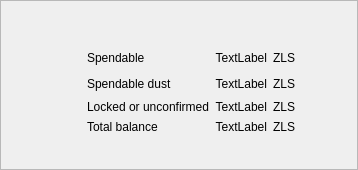
<?xml version="1.0" encoding="UTF-8"?>
<ui version="4.0">
 <class>BalanceFrame</class>
 <widget class="QFrame" name="BalanceFrame">
  <property name="geometry">
   <rect>
    <x>0</x>
    <y>0</y>
    <width>358</width>
    <height>170</height>
   </rect>
  </property>
  <property name="sizePolicy">
   <sizepolicy hsizetype="Expanding" vsizetype="Expanding">
    <horstretch>0</horstretch>
    <verstretch>0</verstretch>
   </sizepolicy>
  </property>
  <property name="windowTitle">
   <string>Frame</string>
  </property>
  <property name="frameShape">
   <enum>QFrame::StyledPanel</enum>
  </property>
  <property name="frameShadow">
   <enum>QFrame::Raised</enum>
  </property>
  <layout class="QGridLayout" name="gridLayout">
   <item row="6" column="5">
    <widget class="QLabel" name="m_overviewLockedOrUnconfirmedBalanceLabel">
     <property name="sizePolicy">
      <sizepolicy hsizetype="Minimum" vsizetype="Preferred">
       <horstretch>0</horstretch>
       <verstretch>0</verstretch>
      </sizepolicy>
     </property>
     <property name="cursor">
      <cursorShape>PointingHandCursor</cursorShape>
     </property>
     <property name="toolTip">
      <string>Click to copy</string>
     </property>
     <property name="text">
      <string>TextLabel</string>
     </property>
     <property name="alignment">
      <set>Qt::AlignRight|Qt::AlignTrailing|Qt::AlignVCenter</set>
     </property>
    </widget>
   </item>
   <item row="5" column="5">
    <widget class="QLabel" name="m_overviewSpendableDustBalanceLabel">
     <property name="sizePolicy">
      <sizepolicy hsizetype="Minimum" vsizetype="Preferred">
       <horstretch>0</horstretch>
       <verstretch>0</verstretch>
      </sizepolicy>
     </property>
     <property name="cursor">
      <cursorShape>PointingHandCursor</cursorShape>
     </property>
     <property name="toolTip">
      <string>Click to copy</string>
     </property>
     <property name="text">
      <string>TextLabel</string>
     </property>
     <property name="alignment">
      <set>Qt::AlignRight|Qt::AlignTrailing|Qt::AlignVCenter</set>
     </property>
    </widget>
   </item>
   <item row="8" column="4" colspan="3">
    <spacer name="verticalSpacer">
     <property name="orientation">
      <enum>Qt::Vertical</enum>
     </property>
     <property name="sizeType">
      <enum>QSizePolicy::Expanding</enum>
     </property>
     <property name="sizeHint" stdset="0">
      <size>
       <width>20</width>
       <height>0</height>
      </size>
     </property>
    </spacer>
   </item>
   <item row="4" column="4">
    <widget class="QLabel" name="m_overviewSpendableBalanceTextLabel">
     <property name="text">
      <string>Spendable</string>
     </property>
     <property name="indent">
      <number>0</number>
     </property>
    </widget>
   </item>
   <item row="4" column="5">
    <widget class="QLabel" name="m_overviewSpendableBalanceLabel">
     <property name="sizePolicy">
      <sizepolicy hsizetype="Minimum" vsizetype="Preferred">
       <horstretch>0</horstretch>
       <verstretch>0</verstretch>
      </sizepolicy>
     </property>
     <property name="cursor">
      <cursorShape>PointingHandCursor</cursorShape>
     </property>
     <property name="toolTip">
      <string>Click to copy</string>
     </property>
     <property name="text">
      <string>TextLabel</string>
     </property>
     <property name="alignment">
      <set>Qt::AlignRight|Qt::AlignTrailing|Qt::AlignVCenter</set>
     </property>
    </widget>
   </item>
   <item row="7" column="6">
    <widget class="QLabel" name="m_overviewTotalBalanceTickerLabel">
     <property name="text">
      <string>ZLS</string>
     </property>
    </widget>
   </item>
   <item row="7" column="4">
    <widget class="QLabel" name="m_overviewTotalBalanceTextLabel">
     <property name="text">
      <string>Total balance</string>
     </property>
     <property name="indent">
      <number>0</number>
     </property>
    </widget>
   </item>
   <item row="6" column="6">
    <widget class="QLabel" name="m_overviewLockedOrUnconfirmedBalanceTickerLabel">
     <property name="text">
      <string>ZLS</string>
     </property>
     <property name="indent">
      <number>0</number>
     </property>
    </widget>
   </item>
   <item row="3" column="4">
    <spacer name="verticalSpacer_8">
     <property name="orientation">
      <enum>Qt::Vertical</enum>
     </property>
     <property name="sizeType">
      <enum>QSizePolicy::Fixed</enum>
     </property>
     <property name="sizeHint" stdset="0">
      <size>
       <width>20</width>
       <height>0</height>
      </size>
     </property>
    </spacer>
   </item>
   <item row="4" column="3">
    <spacer name="horizontalSpacer_4">
     <property name="orientation">
      <enum>Qt::Horizontal</enum>
     </property>
     <property name="sizeType">
      <enum>QSizePolicy::Fixed</enum>
     </property>
     <property name="sizeHint" stdset="0">
      <size>
       <width>10</width>
       <height>20</height>
      </size>
     </property>
    </spacer>
   </item>
   <item row="6" column="4">
    <widget class="QLabel" name="m_overviewLockedOrUnconfirmedBalanceTextLabel">
     <property name="text">
      <string>Locked or unconfirmed</string>
     </property>
     <property name="indent">
      <number>0</number>
     </property>
    </widget>
   </item>
   <item row="4" column="6">
    <widget class="QLabel" name="m_overviewSpendableBalanceTickerLabel">
     <property name="text">
      <string>ZLS</string>
     </property>
     <property name="indent">
      <number>0</number>
     </property>
    </widget>
   </item>
   <item row="7" column="5">
    <widget class="QLabel" name="m_overviewTotalBalanceLabel">
     <property name="sizePolicy">
      <sizepolicy hsizetype="Minimum" vsizetype="Preferred">
       <horstretch>0</horstretch>
       <verstretch>0</verstretch>
      </sizepolicy>
     </property>
     <property name="cursor">
      <cursorShape>PointingHandCursor</cursorShape>
     </property>
     <property name="toolTip">
      <string>Click to copy</string>
     </property>
     <property name="text">
      <string>TextLabel</string>
     </property>
     <property name="alignment">
      <set>Qt::AlignRight|Qt::AlignTrailing|Qt::AlignVCenter</set>
     </property>
    </widget>
   </item>
   <item row="5" column="6">
    <widget class="QLabel" name="m_overviewSpendableDustBalanceTickerLabel">
     <property name="text">
      <string>ZLS</string>
     </property>
     <property name="indent">
      <number>0</number>
     </property>
    </widget>
   </item>
   <item row="5" column="4">
    <widget class="QLabel" name="m_overviewSpendableDustBalanceTextLabel">
     <property name="text">
      <string>Spendable dust</string>
     </property>
     <property name="indent">
      <number>0</number>
     </property>
    </widget>
   </item>
   <item row="1" column="4">
    <spacer name="verticalSpacer_2">
     <property name="orientation">
      <enum>Qt::Vertical</enum>
     </property>
     <property name="sizeType">
      <enum>QSizePolicy::Expanding</enum>
     </property>
     <property name="sizeHint" stdset="0">
      <size>
       <width>20</width>
       <height>0</height>
      </size>
     </property>
    </spacer>
   </item>
   <item row="2" column="2" rowspan="6">
    <widget class="QLabel" name="m_overviewBalanceIconLabel">
     <property name="text">
      <string/>
     </property>
     <property name="pixmap">
      <pixmap resource="resources.qrc">:/icons/actual_balance</pixmap>
     </property>
    </widget>
   </item>
   <item row="5" column="0">
    <spacer name="horizontalSpacer_2">
     <property name="orientation">
      <enum>Qt::Horizontal</enum>
     </property>
     <property name="sizeHint" stdset="0">
      <size>
       <width>20</width>
       <height>20</height>
      </size>
     </property>
    </spacer>
   </item>
   <item row="5" column="7">
    <spacer name="horizontalSpacer">
     <property name="orientation">
      <enum>Qt::Horizontal</enum>
     </property>
     <property name="sizeHint" stdset="0">
      <size>
       <width>20</width>
       <height>20</height>
      </size>
     </property>
    </spacer>
   </item>
  </layout>
 </widget>
 <resources>
  <include location="resources.qrc"/>
 </resources>
 <connections/>
</ui>
